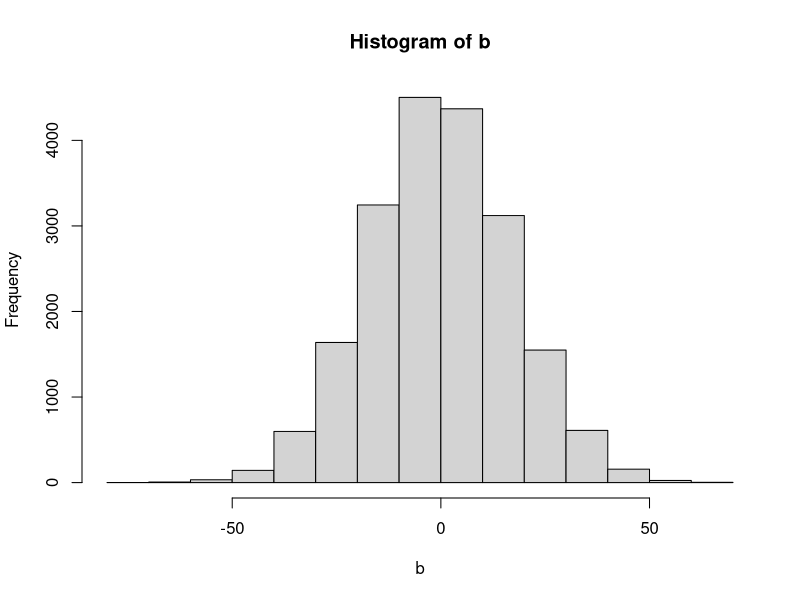

Here is the R script that generated this plot:
b <- c()
for(i in 1:20000){
  sum_bvs <- sum(sample(c(-2,2),prob=c(0.5,0.5),size=72,replace=T))
  sum_shapes <- sum(sample(c(-.25,0,.25),prob=c(.33,.33,.33),size=72,replace=T))
  b[i]<- sum_bvs + sum_shapes
}
hist(b)
mean(b)
sd(b)